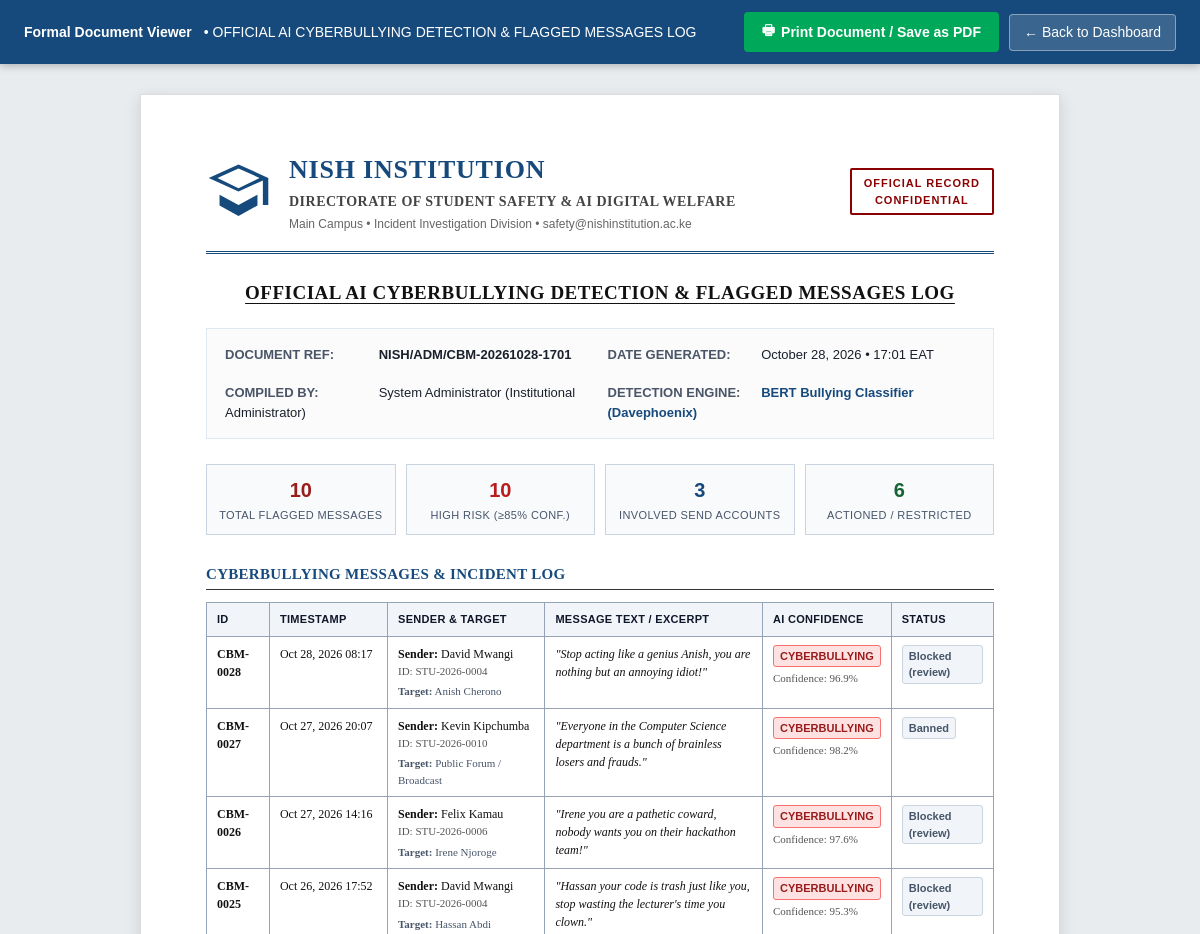
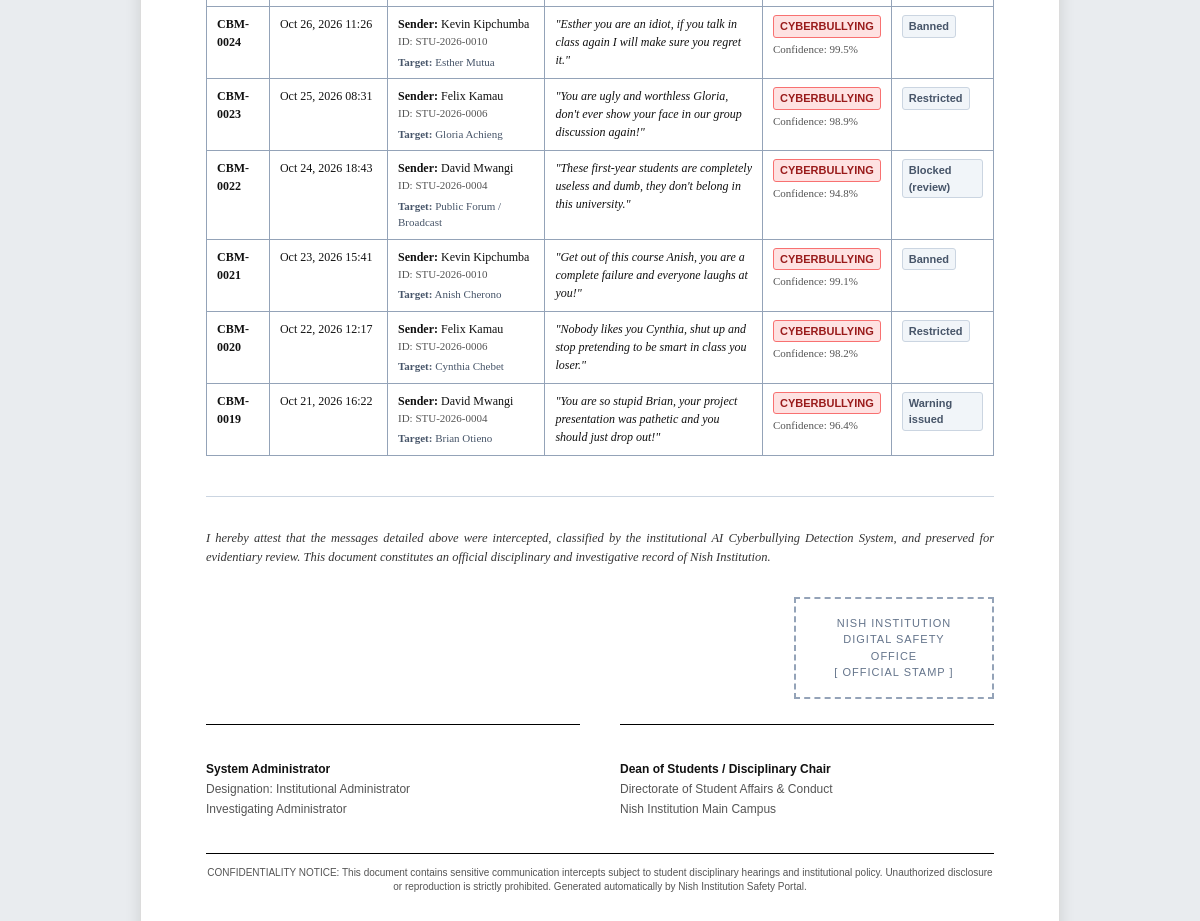
/messages/cyberbullying/print (signed in), run on the app's committed database (2 pictures, top to bottom).
### tables this page shows
CREATE TABLE Messages (
                message_id INTEGER PRIMARY KEY AUTOINCREMENT,
                sender_id INT NOT NULL,
                recipient_id INT NULL,
                message_text TEXT NOT NULL,
                detection_result VARCHAR(100) NOT NULL,
                confidence DECIMAL(6, 5) NOT NULL DEFAULT 0,
                status VARCHAR(30) NOT NULL DEFAULT 'checked',
                date_sent TIMESTAMP DEFAULT CURRENT_TIMESTAMP,
                FOREIGN KEY (sender_id) REFERENCES Users(user_id) ON DELETE CASCADE,
                FOREIGN KEY (recipient_id) REFERENCES Users(user_id) ON DELETE SET NULL
            );

CREATE TABLE Users (
                user_id INTEGER PRIMARY KEY AUTOINCREMENT,
                full_name VARCHAR(200) NOT NULL,
                institution_id VARCHAR(100) NULL,
                email VARCHAR(255) NOT NULL UNIQUE,
                username VARCHAR(255) NOT NULL UNIQUE,
                password VARCHAR(255) NOT NULL,
                role VARCHAR(50) NOT NULL,
                status VARCHAR(30) NOT NULL DEFAULT 'active',
                date_created TIMESTAMP DEFAULT CURRENT_TIMESTAMP
            );

### routes/admin.py (the view)
@admin_bp.route("/admin/cyberbullying-messages/print")
@admin_bp.route("/messages/cyberbullying/print")
def print_cyberbullying_messages():
    if not session.get("admin_logged_in"):
        return _admin_login_redirect()
    from datetime import datetime
    with database_cursor() as (_, cursor):
        cursor.execute(
            """
            SELECT Messages.message_id, Messages.message_text,
                   sender.full_name, sender.institution_id,
                   recipient.full_name,
                   Messages.detection_result, Messages.confidence,
                   Messages.status, Messages.date_sent
            FROM Messages
            JOIN Users sender ON Messages.sender_id = sender.user_id
            LEFT JOIN Users recipient ON Messages.recipient_id = recipient.user_id
            WHERE Messages.detection_result LIKE 'Cyberbullying%'
            ORDER BY Messages.message_id DESC
            """
        )
        msg_rows = cursor.fetchall()
    records = []
    high_risk_count = 0
    unique_senders = set()
    actioned_count = 0
    for r in msg_rows:
        conf = float(r[6]) if r[6] is not None else 0.0
        if conf >= 0.85:
            high_risk_count += 1
        sender_name = r[2] or "Unknown Student"
        unique_senders.add(sender_name)
        status_val = str(r[7] or "checked").strip()
        if status_val.lower() in ("deleted", "restricted", "banned", "warning", "warning_issued", "actioned"):
            actioned_count += 1
        date_str = r[8].strftime("%b %d, %Y %H:%M") if hasattr(r[8], "strftime") else str(r[8] or "")
        status_labels = {
            "warning_issued": "Warning Issued",
            "blocked_admin_review": "Blocked (Review)",
            "restricted": "Restricted",
            "temporarily_restricted": "Restricted",
            "banned": "Banned",
            "checked": "Checked",
        }
        records.append({
            "message_id": r[0],
            "ref_id": f"CBM-{r[0]:04d}",
            "date_str": date_str,
            "sender_name": sender_name,
            "sender_id_num": r[3] or "N/A",
            "recipient_name": r[4] or "Public Forum / Broadcast",
            "message_text": r[1],
            "detection_result": r[5],
            "confidence": conf,
            "status": status_labels.get(status_val.lower(), status_val.replace("_", " ").title()),
        })
    now = datetime.now()
    summary = {
        "total_flagged": len(records),
        "high_risk_count": high_risk_count,
        "unique_senders": len(unique_senders),
        "actioned_count": actioned_count,
    }
    return render_template(
        "printable_cyberbullying_messages.html",
        report_title="OFFICIAL AI CYBERBULLYING DETECTION & FLAGGED MESSAGES LOG",
        report_reference=f"NISH/ADM/CBM-{now.strftime('%Y%m%d-%H%M')}",
        generated_at=now.strftime("%B %d, %Y \u2022 %H:%M EAT"),
        user_name=session.get("admin_name", "System Administrator"),
        user_role="Institutional Administrator",
        summary=summary,
        records=records,
        back_url=url_for("admin.admin_dashboard"),
    )

### extensions.py (called while the page is built)
def configure_app(app):
    app.secret_key = os.getenv("FLASK_SECRET_KEY", "nish-institution-secret-key")
    @app.context_processor
    def csrf_context():
        return {"csrf_token": lambda: ""}

def get_connection():
    conn = sqlite3.connect(
        DB_PATH,
        check_same_thread=False,
        detect_types=sqlite3.PARSE_DECLTYPES | sqlite3.PARSE_COLNAMES,
    )
    conn.execute("PRAGMA foreign_keys = ON")
    return conn

@contextmanager
def database_cursor(commit=False):
    connection = get_connection()
    cursor = connection.cursor()
    try:
        yield connection, cursor
        if commit:
            connection.commit()
    except Exception:
        connection.rollback()
        raise
    finally:
        close_database(connection, cursor)

def close_database(connection, cursor):
    if cursor is not None:
        cursor.close()
    if connection is not None:
        connection.close()

### templates/printable_cyberbullying_messages.html (shortened to what this page needs)
<!DOCTYPE html>
<html lang="en">
<head>
</head>
<body>
    <div class="no-print-toolbar">
        <div class="toolbar-info">
            <strong>Formal Document Viewer</strong> &bull; {{ report_title }}
        </div>
        <div class="toolbar-actions">
            <button type="button" class="btn-print" onclick="window.print();">
                <span>&#128438;</span> Print Document / Save as PDF
            </button>
            <a href="{{ back_url or '/admin' }}" class="btn-back">&larr; Back to Dashboard</a>
        </div>
    </div>
    <div class="document-container">
        <header class="letterhead">
            <div class="letterhead-left">
                <svg class="crest-svg" viewBox="0 0 24 24">
                    <path d="M12 2L1 7l11 5 9-4.09V17h2V7L12 2zm0 8.82L4.24 7 12 3.47 19.76 7 12 10.82zM5 13.18v4L12 21l7-3.82v-4L12 17l-7-3.82z"/>
                </svg>
                <div>
                    <h1 class="inst-title">Nish Institution</h1>
                    <div class="inst-dept">Directorate of Student Safety &amp; AI Digital Welfare</div>
                    <div class="inst-contact">Main Campus &bull; Incident Investigation Division &bull; safety@nishinstitution.ac.ke</div>
                </div>
            </div>
            <div class="classification-badge">
                OFFICIAL RECORD<br>CONFIDENTIAL
            </div>
        </header>
        <h2 class="document-heading">{{ report_title }}</h2>
        <div class="document-meta-grid">
            <div class="meta-item">
                <span class="meta-label">DOCUMENT REF:</span>
                <span class="meta-val"><strong>{{ report_reference }}</strong></span>
            </div>
            <div class="meta-item">
                <span class="meta-label">DATE GENERATED:</span>
                <span class="meta-val">{{ generated_at }}</span>
            </div>
            <div class="meta-item">
                <span class="meta-label">COMPILED BY:</span>
                <span class="meta-val">{{ user_name }} ({{ user_role }})</span>
            </div>
            <div class="meta-item">
                <span class="meta-label">DETECTION ENGINE:</span>
                <span class="meta-val" style="color: #174A7C; font-weight: bold;">BERT Bullying Classifier (Davephoenix)</span>
            </div>
        </div>
        <div class="summary-box">
            <div class="summary-card">
                <div class="number" style="color: #991b1b;">{{ summary.total_flagged }}</div>
                <div class="label">Total Flagged Messages</div>
            </div>
            <div class="summary-card">
                <div class="number" style="color: #b91c1c;">{{ summary.high_risk_count }}</div>
                <div class="label">High Risk (&ge;85% Conf.)</div>
            </div>
            <div class="summary-card">
                <div class="number">{{ summary.unique_senders }}</div>
                <div class="label">Involved Send Accounts</div>
            </div>
            <div class="summary-card">
                <div class="number" style="color: #166534;">{{ summary.actioned_count }}</div>
                <div class="label">Actioned / Restricted</div>
            </div>
        </div>
        <div class="section-header">Cyberbullying Messages &amp; Incident Log</div>
        {% if records %}
            <table class="formal-table">
                <thead>
                    <tr>
                        <th style="width: 8%;">ID</th>
                        <th style="width: 15%;">Timestamp</th>
                        <th style="width: 20%;">Sender &amp; Target</th>
                        <th>Message Text / Excerpt</th>
                        <th style="width: 16%;">AI Confidence</th>
                        <th style="width: 13%;">Status</th>
                    </tr>
                </thead>
                <tbody>
                    {% for item in records %}
                        <tr>
                            <td><strong>{{ item.ref_id }}</strong></td>
                            <td>{{ item.date_str }}</td>
                            <td>
                                <div><strong>Sender:</strong> {{ item.sender_name }}</div>
                                <div style="font-size: 11px; color: #555;">ID: {{ item.sender_id_num }}</div>
                                <div style="margin-top: 4px; font-size: 11px; color: #475569;">
                                    <strong>Target:</strong> {{ item.recipient_name }}
                                </div>
                            </td>
                            <td>
                                <em>"{{ item.message_text }}"</em>
                            </td>
                            <td>
                                <span class="badge badge-cyberbullying">CYBERBULLYING</span>
                                <div style="font-size: 11px; margin-top: 3px; color: #555;">
                                    Confidence: {{ "%.1f"|format(item.confidence * 100) }}%
                                </div>
                            </td>
                            <td>
                                {% if item.status in ['deleted', 'banned', 'temporarily_restricted', 'restricted', 'warning'] %}
                                    <span class="badge badge-actioned">{{ item.status|capitalize }}</span>
                                {% else %}
                                    <span class="badge badge-checked">{{ item.status|capitalize }}</span>
                                {% endif %}
                            </td>
                        </tr>
                    {% endfor %}
                </tbody>
            </table>
        {% else %}
            <div style="padding: 25px; text-align: center; border: 1px dashed #cbd5e1; margin-bottom: 25px; color: #64748b; font-family: Arial, sans-serif;">
                No cyberbullying messages have been detected or recorded in the system.
            </div>
        {% endif %}
        <section class="signoff-section">
            <p class="attestation-statement">
                I hereby attest that the messages detailed above were intercepted, classified by the institutional AI
                Cyberbullying Detection System, and preserved for evidentiary review. This document constitutes an official
                disciplinary and investigative record of Nish Institution.
            </p>
            <div class="stamp-container">
                <div class="official-stamp">
                    Nish Institution<br>
                    Digital Safety Office<br>
                    [ Official Stamp ]
                </div>
            </div>
            <div class="signatures-grid">
                <div class="signature-box">
                    <div class="signature-title">{{ user_name }}</div>
                    <div class="signature-sub">Designation: {{ user_role }}</div>
                    <div class="signature-sub">Investigating Administrator</div>
                </div>
                <div class="signature-box">
                    <div class="signature-title">Dean of Students / Disciplinary Chair</div>
                    <div class="signature-sub">Directorate of Student Affairs &amp; Conduct</div>
                    <div class="signature-sub">Nish Institution Main Campus</div>
                </div>
            </div>
        </section>
        <footer class="document-footer">
            CONFIDENTIALITY NOTICE: This document contains sensitive communication intercepts subject to student disciplinary hearings and institutional policy.
            Unauthorized disclosure or reproduction is strictly prohibited. Generated automatically by Nish Institution Safety Portal.
        </footer>
    </div>
</body>
</html>

### data on the page
Messages: ref_id "CBM-0028", date_str "Oct 28, 2026 08:17", sender_name "David Mwangi", sender_id_num "STU-2026-0004", recipient_name "Anish Cherono", message_text "Stop acting like a genius Anish, you are nothing but an annoying idiot!", item.confidence*100 "96.9", status "Blocked (review)"
Messages: ref_id "CBM-0027", date_str "Oct 27, 2026 20:07", sender_name "Kevin Kipchumba", sender_id_num "STU-2026-0010", recipient_name "Public Forum / Broadcast", message_text "Everyone in the Computer Science department is a bunch of brainless losers and frauds.", item.confidence*100 "98.2", status "Banned"
Messages: ref_id "CBM-0026", date_str "Oct 27, 2026 14:16", sender_name "Felix Kamau", sender_id_num "STU-2026-0006", recipient_name "Irene Njoroge", message_text "Irene you are a pathetic coward, nobody wants you on their hackathon team!", item.confidence*100 "97.6", status "Blocked (review)"
Messages: ref_id "CBM-0025", date_str "Oct 26, 2026 17:52", sender_name "David Mwangi", sender_id_num "STU-2026-0004", recipient_name "Hassan Abdi", message_text "Hassan your code is trash just like you, stop wasting the lecturer's time you clown.", item.confidence*100 "95.3", status "Blocked (review)"
Messages: ref_id "CBM-0024", date_str "Oct 26, 2026 11:26", sender_name "Kevin Kipchumba", sender_id_num "STU-2026-0010", recipient_name "Esther Mutua", message_text "Esther you are an idiot, if you talk in class again I will make sure you regret it.", item.confidence*100 "99.5", status "Banned"
Messages: ref_id "CBM-0023", date_str "Oct 25, 2026 08:31", sender_name "Felix Kamau", sender_id_num "STU-2026-0006", recipient_name "Gloria Achieng", message_text "You are ugly and worthless Gloria, don't ever show your face in our group discussion again!", item.confidence*100 "98.9", status "Restricted"
Messages: ref_id "CBM-0022", date_str "Oct 24, 2026 18:43", sender_name "David Mwangi", sender_id_num "STU-2026-0004", recipient_name "Public Forum / Broadcast", message_text "These first-year students are completely useless and dumb, they don't belong in this university.", item.confidence*100 "94.8", status "Blocked (review)"
Messages: ref_id "CBM-0021", date_str "Oct 23, 2026 15:41", sender_name "Kevin Kipchumba", sender_id_num "STU-2026-0010", recipient_name "Anish Cherono", message_text "Get out of this course Anish, you are a complete failure and everyone laughs at you!", item.confidence*100 "99.1", status "Banned"
Messages: ref_id "CBM-0020", date_str "Oct 22, 2026 12:17", sender_name "Felix Kamau", sender_id_num "STU-2026-0006", recipient_name "Cynthia Chebet", message_text "Nobody likes you Cynthia, shut up and stop pretending to be smart in class you loser.", item.confidence*100 "98.2", status "Restricted"
Messages: ref_id "CBM-0019", date_str "Oct 21, 2026 16:22", sender_name "David Mwangi", sender_id_num "STU-2026-0004", recipient_name "Brian Otieno", message_text "You are so stupid Brian, your project presentation was pathetic and you should just drop out!", item.confidence*100 "96.4", status "Warning issued"

### other printed values
{{ report_title }} "OFFICIAL AI CYBERBULLYING DETECTION & FLAGGED MESSAGES LOG"
{{ user_name }} "System Administrator"
{{ user_role }} "Institutional Administrator"
{{ summary.total_flagged }} "10"
{{ summary.high_risk_count }} "10"
{{ summary.unique_senders }} "3"
{{ summary.actioned_count }} "6"
